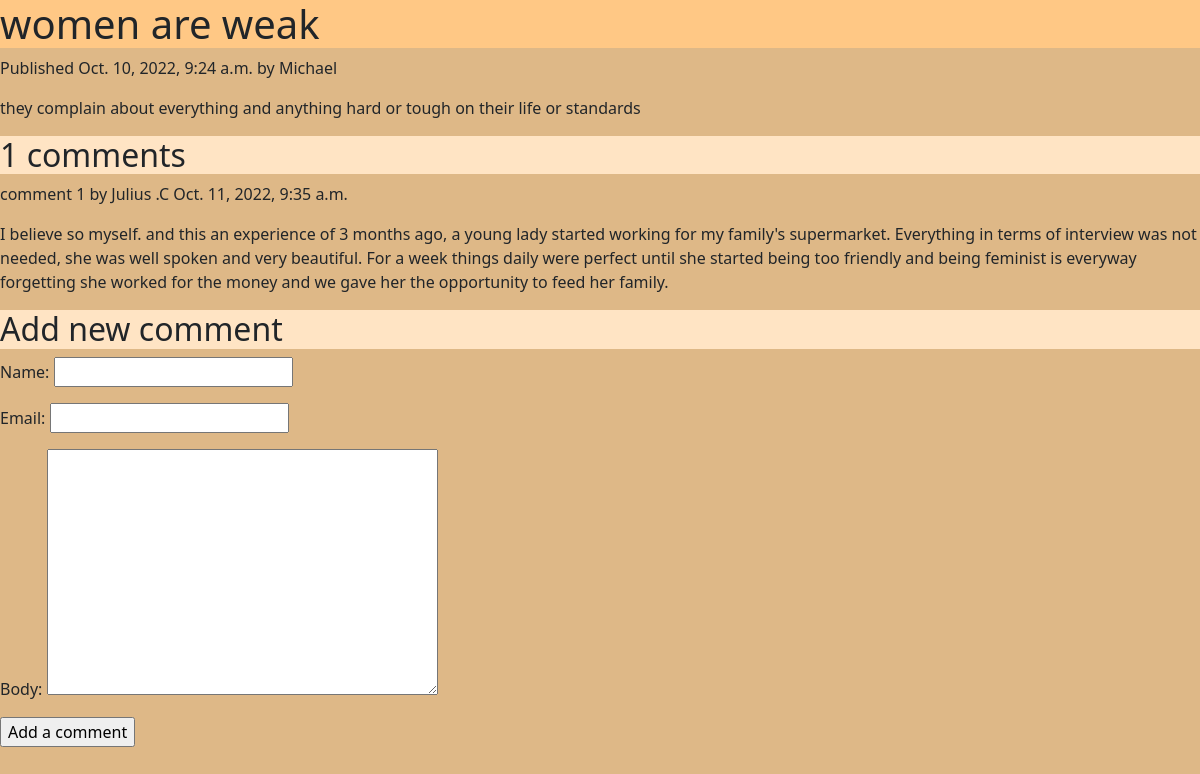
Page /2022/10/10/women-are-weak/ on the committed database.
### blinder/models.py (models this page shows, shortened)
class Post(models.Model):
    STATUS_CHOICES =(
        ('draft', 'Draft'),
        ('published', 'Published'),
    )
    title =  models.CharField(max_length=255)
    post_image = models.ImageField(blank=True, null=True)
    slug = models.CharField(max_length=255, unique_for_date = 'publish')
    author = models.ForeignKey(User, on_delete= models.CASCADE, related_name= 'blog_post')
    body = models.TextField()
    publish = models.DateTimeField(default=timezone.now)
    create = models.DateField(auto_now_add= True)
    update = models.DateField(auto_now=True)
    status = models.CharField(max_length=10,choices= STATUS_CHOICES, default= 'draft')
    class Meta:
        ordering= ('-publish',)

class Comment(models.Model):
    post=models.ForeignKey(Post, on_delete=models.CASCADE, related_name='comments')
    name=models.CharField(max_length=100)
    email=models.EmailField()
    body=models.TextField()
    created=models.DateTimeField(auto_now_add=True)
    updated=models.DateTimeField(auto_now=True)
    active=models.BooleanField(default=True)
    class Meta:
        ordering=('created',)

### blinder/views.py (the view)
# urls.py: path('<int:year>/<int:month>/<int:day>/<slug:post>/', post_detail, name='post_detail' ),
def post_detail(request, year, month, day, post):
    post = get_object_or_404(Post, slug=post, status='published', publish__year= year, publish__month=month, publish__day=day)
    comments=post.comments.filter(active=True)
    new_comment=None
    if request.method=='POST':
        comment_form=CommentForm(data=request.POST)
        if comment_form.is_valid():
            new_comment=comment_form.save(commit=False)
            new_comment.post=post
            new_comment.save()
    else:
        comment_form=CommentForm()
    return render(request,'post_detail.html', {'post':post,'comments':comments,'new_comment':new_comment,'comment_form':comment_form})

### blinder/forms.py
class CommentForm(forms.ModelForm):
    class Meta:
        model=Comment
        fields=('name','email','body')

### blinder/templates/post_detail.html (shortened to what this page needs)
{% extends 'base.html' %}
{% block content %}
<h1>{{ post.title }}</h1>
<p>
    Published {{ post.publish }} by {{ post.author }}
</p>
{{ post.body|linebreaks }}
{% with comments.count as total_comments %}
<h2>
    {{ total_comments }} comments{{ total_comments|pluralize }}
</h2>
{% endwith %}
{% for comment in comments %}
<div class="comment">
    <p class="info">
        comment {{ forloop.counter }} by {{ comment.name }}
        {{ comment.created }}
    </p>
    {{ comment.body|linebreaks }}
</div>
{% empty %}
<p>There is no comment yet!! </p>
{% endfor %}
{% if new_comment %}
<h2>Your comment has been added </h2>
{% else %}
<h2> Add new comment </h2>
<form method="POST">
    {{ comment_form.as_p }}
    <p><input type="Submit" value="Add a comment"></p>
</form>
{% endif %}
{% endblock content %}

### static/css/APP.css (style rules this page uses)
body { background-color: burlywood; }
h1 { background-color: rgb(255, 200, 133); }
h2 { background-color: bisque; }

### rows in the picture
Post: publish "Oct. 10, 2022, 9:24 a.m.", author "Michael", body "they complain about everything and anything hard or tough on their life or standards"
Comment: name "Julius .C", created "Oct. 11, 2022, 9:35 a.m.", body "I believe so myself. and this an experience of 3 months ago, a young lady started working for my family's supermarket. Everything in terms of interview was not needed, she was well spoken and very beautiful. For a week things daily were perfect until she started being too friendly and being feminist is everyway forgetting she worked for the money and we gave her the opportunity to feed her family."

### other values in the picture
{{ total_comments }} "1"
